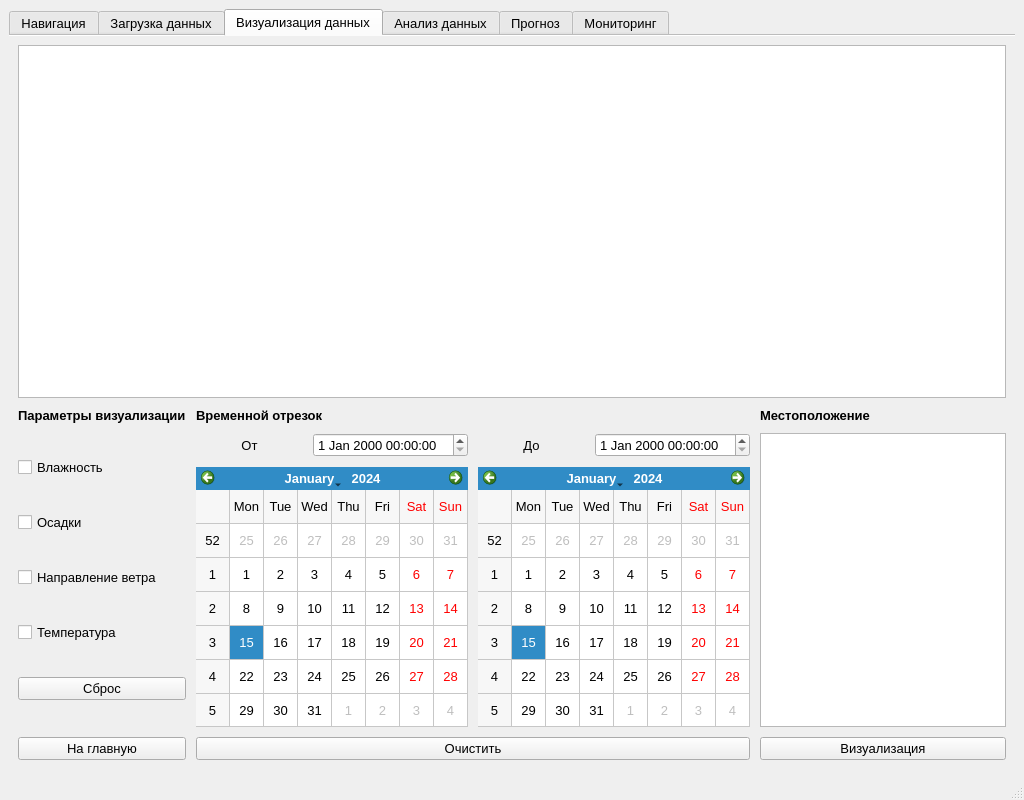
<?xml version="1.0" encoding="UTF-8"?>
<ui version="4.0">
 <class>MainWindow</class>
 <widget class="QMainWindow" name="MainWindow">
  <property name="enabled">
   <bool>true</bool>
  </property>
  <property name="geometry">
   <rect>
    <x>0</x>
    <y>0</y>
    <width>1024</width>
    <height>800</height>
   </rect>
  </property>
  <property name="minimumSize">
   <size>
    <width>1024</width>
    <height>800</height>
   </size>
  </property>
  <property name="windowTitle">
   <string>Анализ климатических данных</string>
  </property>
  <widget class="QWidget" name="centralwidget">
   <layout class="QHBoxLayout" name="horizontalLayout_2">
    <item>
     <layout class="QHBoxLayout" name="horizontalLayout_7">
      <property name="spacing">
       <number>10</number>
      </property>
      <property name="sizeConstraint">
       <enum>QLayout::SetMaximumSize</enum>
      </property>
      <item>
       <widget class="QTabWidget" name="tabWidget">
        <property name="sizePolicy">
         <sizepolicy hsizetype="Preferred" vsizetype="Preferred">
          <horstretch>1</horstretch>
          <verstretch>1</verstretch>
         </sizepolicy>
        </property>
        <property name="font">
         <font>
          <pointsize>10</pointsize>
          <weight>50</weight>
          <bold>false</bold>
         </font>
        </property>
        <property name="autoFillBackground">
         <bool>false</bool>
        </property>
        <property name="styleSheet">
         <string notr="true"/>
        </property>
        <property name="tabPosition">
         <enum>QTabWidget::North</enum>
        </property>
        <property name="tabShape">
         <enum>QTabWidget::Rounded</enum>
        </property>
        <property name="currentIndex">
         <number>2</number>
        </property>
        <property name="documentMode">
         <bool>true</bool>
        </property>
        <property name="tabsClosable">
         <bool>false</bool>
        </property>
        <widget class="QWidget" name="tab">
         <attribute name="title">
          <string>Навигация</string>
         </attribute>
         <layout class="QGridLayout" name="gridLayout_2" rowstretch="0">
          <item row="0" column="0">
           <layout class="QGridLayout" name="gridLayout">
            <property name="leftMargin">
             <number>5</number>
            </property>
            <property name="topMargin">
             <number>5</number>
            </property>
            <property name="rightMargin">
             <number>5</number>
            </property>
            <property name="bottomMargin">
             <number>5</number>
            </property>
            <property name="spacing">
             <number>10</number>
            </property>
            <item row="0" column="0">
             <widget class="QPushButton" name="btnDownloadTab">
              <property name="sizePolicy">
               <sizepolicy hsizetype="Minimum" vsizetype="Minimum">
                <horstretch>0</horstretch>
                <verstretch>0</verstretch>
               </sizepolicy>
              </property>
              <property name="minimumSize">
               <size>
                <width>200</width>
                <height>200</height>
               </size>
              </property>
              <property name="font">
               <font>
                <pointsize>12</pointsize>
               </font>
              </property>
              <property name="text">
               <string>Загрузка данных</string>
              </property>
             </widget>
            </item>
            <item row="0" column="2">
             <widget class="QPushButton" name="btnAnalizeTab">
              <property name="sizePolicy">
               <sizepolicy hsizetype="Minimum" vsizetype="Minimum">
                <horstretch>0</horstretch>
                <verstretch>0</verstretch>
               </sizepolicy>
              </property>
              <property name="minimumSize">
               <size>
                <width>200</width>
                <height>200</height>
               </size>
              </property>
              <property name="font">
               <font>
                <pointsize>12</pointsize>
               </font>
              </property>
              <property name="text">
               <string>Анализ данных</string>
              </property>
             </widget>
            </item>
            <item row="0" column="1">
             <widget class="QPushButton" name="btnVisualTab">
              <property name="sizePolicy">
               <sizepolicy hsizetype="Minimum" vsizetype="Minimum">
                <horstretch>0</horstretch>
                <verstretch>0</verstretch>
               </sizepolicy>
              </property>
              <property name="minimumSize">
               <size>
                <width>200</width>
                <height>200</height>
               </size>
              </property>
              <property name="font">
               <font>
                <pointsize>12</pointsize>
               </font>
              </property>
              <property name="text">
               <string>Визуализация данных</string>
              </property>
             </widget>
            </item>
            <item row="1" column="0">
             <widget class="QPushButton" name="btnPredictTab">
              <property name="sizePolicy">
               <sizepolicy hsizetype="Minimum" vsizetype="Minimum">
                <horstretch>0</horstretch>
                <verstretch>0</verstretch>
               </sizepolicy>
              </property>
              <property name="minimumSize">
               <size>
                <width>200</width>
                <height>200</height>
               </size>
              </property>
              <property name="font">
               <font>
                <pointsize>12</pointsize>
               </font>
              </property>
              <property name="text">
               <string>Прогноз</string>
              </property>
             </widget>
            </item>
            <item row="1" column="1">
             <widget class="QPushButton" name="btnMonitoringTab">
              <property name="sizePolicy">
               <sizepolicy hsizetype="Minimum" vsizetype="Minimum">
                <horstretch>0</horstretch>
                <verstretch>0</verstretch>
               </sizepolicy>
              </property>
              <property name="minimumSize">
               <size>
                <width>200</width>
                <height>200</height>
               </size>
              </property>
              <property name="font">
               <font>
                <pointsize>12</pointsize>
               </font>
              </property>
              <property name="text">
               <string>Мониторинг</string>
              </property>
             </widget>
            </item>
            <item row="1" column="2">
             <widget class="QPushButton" name="btnExportTab">
              <property name="sizePolicy">
               <sizepolicy hsizetype="Minimum" vsizetype="Minimum">
                <horstretch>0</horstretch>
                <verstretch>0</verstretch>
               </sizepolicy>
              </property>
              <property name="minimumSize">
               <size>
                <width>200</width>
                <height>200</height>
               </size>
              </property>
              <property name="font">
               <font>
                <pointsize>12</pointsize>
               </font>
              </property>
              <property name="text">
               <string>Экспорт</string>
              </property>
             </widget>
            </item>
           </layout>
          </item>
         </layout>
        </widget>
        <widget class="QWidget" name="tab_2">
         <attribute name="title">
          <string>Загрузка данных</string>
         </attribute>
         <layout class="QHBoxLayout" name="horizontalLayout_4">
          <item>
           <layout class="QVBoxLayout" name="verticalLayout_2">
            <property name="spacing">
             <number>10</number>
            </property>
            <property name="leftMargin">
             <number>10</number>
            </property>
            <property name="topMargin">
             <number>10</number>
            </property>
            <property name="rightMargin">
             <number>10</number>
            </property>
            <property name="bottomMargin">
             <number>10</number>
            </property>
            <item>
             <layout class="QHBoxLayout" name="horizontalLayout_12">
              <item>
               <widget class="QLabel" name="label_4">
                <property name="font">
                 <font>
                  <pointsize>10</pointsize>
                  <weight>75</weight>
                  <bold>true</bold>
                 </font>
                </property>
                <property name="text">
                 <string>Предпросмотр</string>
                </property>
               </widget>
              </item>
              <item>
               <widget class="QSpinBox" name="spinBoxCountLineData">
                <property name="font">
                 <font>
                  <pointsize>10</pointsize>
                 </font>
                </property>
                <property name="minimum">
                 <number>10</number>
                </property>
               </widget>
              </item>
              <item>
               <widget class="QLabel" name="label_16">
                <property name="text">
                 <string> первых строк</string>
                </property>
               </widget>
              </item>
             </layout>
            </item>
            <item>
             <widget class="QTableWidget" name="tableWidget">
              <property name="sizePolicy">
               <sizepolicy hsizetype="Expanding" vsizetype="Expanding">
                <horstretch>1</horstretch>
                <verstretch>1</verstretch>
               </sizepolicy>
              </property>
              <property name="frameShadow">
               <enum>QFrame::Sunken</enum>
              </property>
              <property name="alternatingRowColors">
               <bool>false</bool>
              </property>
              <property name="selectionBehavior">
               <enum>QAbstractItemView::SelectRows</enum>
              </property>
              <attribute name="verticalHeaderStretchLastSection">
               <bool>false</bool>
              </attribute>
             </widget>
            </item>
            <item>
             <layout class="QHBoxLayout" name="horizontalLayout">
              <property name="spacing">
               <number>10</number>
              </property>
              <item>
               <widget class="QPushButton" name="homeBtnDowloadTab">
                <property name="font">
                 <font>
                  <pointsize>10</pointsize>
                 </font>
                </property>
                <property name="text">
                 <string>На гравную</string>
                </property>
               </widget>
              </item>
              <item>
               <widget class="QPushButton" name="downloadFileData">
                <property name="font">
                 <font>
                  <pointsize>10</pointsize>
                 </font>
                </property>
                <property name="text">
                 <string>Загрузить из файла</string>
                </property>
               </widget>
              </item>
              <item>
               <widget class="QLineEdit" name="lineEdit">
                <property name="text">
                 <string>Адрес</string>
                </property>
               </widget>
              </item>
              <item>
               <widget class="QPushButton" name="pushButton_7">
                <property name="font">
                 <font>
                  <pointsize>10</pointsize>
                 </font>
                </property>
                <property name="text">
                 <string>Загрузить по ссылке</string>
                </property>
               </widget>
              </item>
              <item>
               <widget class="QPushButton" name="clearBtnTableWidget">
                <property name="font">
                 <font>
                  <pointsize>10</pointsize>
                 </font>
                </property>
                <property name="text">
                 <string>Очистить</string>
                </property>
               </widget>
              </item>
             </layout>
            </item>
            <item>
             <widget class="QLabel" name="labelStatusDownloadData">
              <property name="frameShape">
               <enum>QFrame::Box</enum>
              </property>
              <property name="frameShadow">
               <enum>QFrame::Raised</enum>
              </property>
              <property name="lineWidth">
               <number>1</number>
              </property>
              <property name="midLineWidth">
               <number>0</number>
              </property>
              <property name="text">
               <string>Статус:</string>
              </property>
             </widget>
            </item>
           </layout>
          </item>
         </layout>
        </widget>
        <widget class="QWidget" name="tab_3">
         <attribute name="title">
          <string>Визуализация данных</string>
         </attribute>
         <layout class="QHBoxLayout" name="horizontalLayout_5">
          <item>
           <layout class="QGridLayout" name="gridLayout_3">
            <item row="0" column="0">
             <layout class="QVBoxLayout" name="verticalLayout_6">
              <property name="spacing">
               <number>10</number>
              </property>
              <item>
               <widget class="PlotWidget" name="graphicsView"/>
              </item>
              <item>
               <layout class="QGridLayout" name="gridLayout_4" columnstretch="0,0,0">
                <property name="spacing">
                 <number>10</number>
                </property>
                <item row="0" column="2">
                 <widget class="QLabel" name="label_6">
                  <property name="font">
                   <font>
                    <pointsize>10</pointsize>
                    <weight>75</weight>
                    <bold>true</bold>
                   </font>
                  </property>
                  <property name="text">
                   <string>Местоположение</string>
                  </property>
                  <property name="margin">
                   <number>6</number>
                  </property>
                 </widget>
                </item>
                <item row="2" column="0">
                 <layout class="QVBoxLayout" name="verticalLayout_7">
                  <item>
                   <widget class="QCheckBox" name="checkBoxHumidity">
                    <property name="font">
                     <font>
                      <pointsize>10</pointsize>
                     </font>
                    </property>
                    <property name="text">
                     <string>Влажность</string>
                    </property>
                    <property name="checked">
                     <bool>false</bool>
                    </property>
                   </widget>
                  </item>
                  <item>
                   <widget class="QCheckBox" name="checkBoxPrecipitation">
                    <property name="font">
                     <font>
                      <pointsize>10</pointsize>
                     </font>
                    </property>
                    <property name="text">
                     <string>Осадки</string>
                    </property>
                   </widget>
                  </item>
                  <item>
                   <widget class="QCheckBox" name="checkBoxDirectionWild">
                    <property name="font">
                     <font>
                      <pointsize>10</pointsize>
                     </font>
                    </property>
                    <property name="text">
                     <string>Направление ветра</string>
                    </property>
                   </widget>
                  </item>
                  <item>
                   <widget class="QCheckBox" name="checkBoxTemperature">
                    <property name="font">
                     <font>
                      <pointsize>10</pointsize>
                     </font>
                    </property>
                    <property name="text">
                     <string>Температура</string>
                    </property>
                   </widget>
                  </item>
                  <item>
                   <widget class="QPushButton" name="pushBtnCheckboxesClear">
                    <property name="text">
                     <string>Сброс</string>
                    </property>
                   </widget>
                  </item>
                 </layout>
                </item>
                <item row="2" column="2">
                 <widget class="QListWidget" name="listWidgetStationMeteo">
                  <property name="selectionBehavior">
                   <enum>QAbstractItemView::SelectRows</enum>
                  </property>
                  <property name="spacing">
                   <number>1</number>
                  </property>
                  <property name="sortingEnabled">
                   <bool>true</bool>
                  </property>
                 </widget>
                </item>
                <item row="6" column="2">
                 <widget class="QPushButton" name="visualizationBtn">
                  <property name="font">
                   <font>
                    <pointsize>10</pointsize>
                   </font>
                  </property>
                  <property name="text">
                   <string>Визуализация</string>
                  </property>
                 </widget>
                </item>
                <item row="0" column="0">
                 <widget class="QLabel" name="label">
                  <property name="font">
                   <font>
                    <pointsize>10</pointsize>
                    <weight>75</weight>
                    <bold>true</bold>
                   </font>
                  </property>
                  <property name="text">
                   <string>Параметры визуализации</string>
                  </property>
                  <property name="margin">
                   <number>6</number>
                  </property>
                 </widget>
                </item>
                <item row="0" column="1">
                 <widget class="QLabel" name="label_5">
                  <property name="font">
                   <font>
                    <pointsize>10</pointsize>
                    <weight>75</weight>
                    <bold>true</bold>
                   </font>
                  </property>
                  <property name="text">
                   <string>Временной отрезок</string>
                  </property>
                  <property name="margin">
                   <number>6</number>
                  </property>
                 </widget>
                </item>
                <item row="2" column="1">
                 <layout class="QVBoxLayout" name="verticalLayout_5">
                  <item>
                   <layout class="QHBoxLayout" name="horizontalLayout_9">
                    <item>
                     <widget class="QLabel" name="label_2">
                      <property name="font">
                       <font>
                        <pointsize>10</pointsize>
                       </font>
                      </property>
                      <property name="text">
                       <string>От</string>
                      </property>
                      <property name="alignment">
                       <set>Qt::AlignCenter</set>
                      </property>
                      <property name="margin">
                       <number>5</number>
                      </property>
                     </widget>
                    </item>
                    <item>
                     <widget class="QDateTimeEdit" name="dateTimeEdit_2">
                      <property name="font">
                       <font>
                        <pointsize>10</pointsize>
                       </font>
                      </property>
                      <property name="time">
                       <time>
                        <hour>0</hour>
                        <minute>0</minute>
                        <second>0</second>
                       </time>
                      </property>
                     </widget>
                    </item>
                    <item>
                     <widget class="QLabel" name="label_3">
                      <property name="font">
                       <font>
                        <pointsize>10</pointsize>
                       </font>
                      </property>
                      <property name="text">
                       <string>До</string>
                      </property>
                      <property name="alignment">
                       <set>Qt::AlignCenter</set>
                      </property>
                      <property name="margin">
                       <number>5</number>
                      </property>
                     </widget>
                    </item>
                    <item>
                     <widget class="QDateTimeEdit" name="dateTimeEdit">
                      <property name="font">
                       <font>
                        <pointsize>10</pointsize>
                       </font>
                      </property>
                     </widget>
                    </item>
                   </layout>
                  </item>
                  <item>
                   <layout class="QVBoxLayout" name="verticalLayout_4">
                    <item>
                     <layout class="QHBoxLayout" name="horizontalLayout_3">
                      <item>
                       <widget class="QCalendarWidget" name="calendarWidgetViz1">
                        <property name="gridVisible">
                         <bool>true</bool>
                        </property>
                       </widget>
                      </item>
                      <item>
                       <widget class="QCalendarWidget" name="calendarWidgetViz2">
                        <property name="gridVisible">
                         <bool>true</bool>
                        </property>
                       </widget>
                      </item>
                     </layout>
                    </item>
                   </layout>
                  </item>
                 </layout>
                </item>
                <item row="6" column="1">
                 <widget class="QPushButton" name="clearBtnGraphView">
                  <property name="font">
                   <font>
                    <pointsize>10</pointsize>
                   </font>
                  </property>
                  <property name="text">
                   <string>Очистить</string>
                  </property>
                 </widget>
                </item>
                <item row="6" column="0">
                 <widget class="QPushButton" name="homeBtnVisualTab">
                  <property name="font">
                   <font>
                    <pointsize>10</pointsize>
                   </font>
                  </property>
                  <property name="text">
                   <string>На главную</string>
                  </property>
                 </widget>
                </item>
               </layout>
              </item>
             </layout>
            </item>
           </layout>
          </item>
         </layout>
        </widget>
        <widget class="QWidget" name="tab_4">
         <attribute name="title">
          <string>Анализ данных</string>
         </attribute>
         <layout class="QHBoxLayout" name="horizontalLayout_6">
          <item>
           <layout class="QGridLayout" name="gridLayout_5">
            <property name="spacing">
             <number>10</number>
            </property>
            <item row="3" column="1">
             <layout class="QVBoxLayout" name="verticalLayout_8">
              <property name="spacing">
               <number>10</number>
              </property>
              <item>
               <widget class="QTextEdit" name="textEdit"/>
              </item>
             </layout>
            </item>
            <item row="0" column="0">
             <widget class="QLabel" name="label_7">
              <property name="font">
               <font>
                <pointsize>10</pointsize>
                <weight>75</weight>
                <bold>true</bold>
               </font>
              </property>
              <property name="text">
               <string>График 1</string>
              </property>
             </widget>
            </item>
            <item row="2" column="1">
             <widget class="QLabel" name="label_9">
              <property name="font">
               <font>
                <pointsize>10</pointsize>
                <weight>75</weight>
                <bold>true</bold>
               </font>
              </property>
              <property name="text">
               <string>Выводы</string>
              </property>
             </widget>
            </item>
            <item row="0" column="1">
             <widget class="QLabel" name="label_8">
              <property name="font">
               <font>
                <pointsize>10</pointsize>
                <weight>75</weight>
                <bold>true</bold>
               </font>
              </property>
              <property name="text">
               <string>График 2</string>
              </property>
             </widget>
            </item>
            <item row="1" column="1">
             <widget class="QGraphicsView" name="graphicsView_3"/>
            </item>
            <item row="1" column="0">
             <widget class="QGraphicsView" name="graphicsView_2"/>
            </item>
            <item row="3" column="0">
             <widget class="QGraphicsView" name="graphicsView_4"/>
            </item>
            <item row="2" column="0">
             <widget class="QLabel" name="label_10">
              <property name="font">
               <font>
                <pointsize>10</pointsize>
                <weight>75</weight>
                <bold>true</bold>
               </font>
              </property>
              <property name="text">
               <string>График 3</string>
              </property>
             </widget>
            </item>
            <item row="4" column="0">
             <widget class="QPushButton" name="homeBtnAnalisTab">
              <property name="font">
               <font>
                <pointsize>10</pointsize>
               </font>
              </property>
              <property name="text">
               <string>На главную</string>
              </property>
             </widget>
            </item>
            <item row="4" column="1">
             <widget class="QPushButton" name="pushButton_10">
              <property name="font">
               <font>
                <pointsize>10</pointsize>
               </font>
              </property>
              <property name="text">
               <string>Экспорт</string>
              </property>
             </widget>
            </item>
           </layout>
          </item>
         </layout>
        </widget>
        <widget class="QWidget" name="tab_5">
         <attribute name="title">
          <string>Прогноз</string>
         </attribute>
         <layout class="QHBoxLayout" name="horizontalLayout_11">
          <property name="spacing">
           <number>10</number>
          </property>
          <property name="leftMargin">
           <number>10</number>
          </property>
          <property name="topMargin">
           <number>10</number>
          </property>
          <property name="rightMargin">
           <number>10</number>
          </property>
          <property name="bottomMargin">
           <number>10</number>
          </property>
          <item>
           <layout class="QVBoxLayout" name="verticalLayout_10">
            <property name="spacing">
             <number>10</number>
            </property>
            <item>
             <widget class="QLabel" name="label_11">
              <property name="font">
               <font>
                <pointsize>10</pointsize>
                <weight>75</weight>
                <bold>true</bold>
               </font>
              </property>
              <property name="text">
               <string>График</string>
              </property>
             </widget>
            </item>
            <item>
             <widget class="QGraphicsView" name="graphicsView_5"/>
            </item>
            <item>
             <widget class="QPushButton" name="homeBtnPredictTab">
              <property name="font">
               <font>
                <pointsize>10</pointsize>
               </font>
              </property>
              <property name="text">
               <string>На главную</string>
              </property>
             </widget>
            </item>
           </layout>
          </item>
          <item>
           <layout class="QVBoxLayout" name="verticalLayout_9">
            <property name="spacing">
             <number>10</number>
            </property>
            <item>
             <widget class="QLabel" name="label_12">
              <property name="font">
               <font>
                <pointsize>10</pointsize>
                <weight>75</weight>
                <bold>true</bold>
               </font>
              </property>
              <property name="text">
               <string>Интервал</string>
              </property>
             </widget>
            </item>
            <item>
             <widget class="QCalendarWidget" name="calendarWidget_3">
              <property name="gridVisible">
               <bool>true</bool>
              </property>
             </widget>
            </item>
            <item>
             <widget class="QCalendarWidget" name="calendarWidget_4">
              <property name="gridVisible">
               <bool>true</bool>
              </property>
             </widget>
            </item>
            <item>
             <widget class="QLabel" name="label_13">
              <property name="font">
               <font>
                <pointsize>10</pointsize>
                <weight>75</weight>
                <bold>true</bold>
               </font>
              </property>
              <property name="text">
               <string>Результат</string>
              </property>
             </widget>
            </item>
            <item>
             <widget class="QTextEdit" name="textEdit_2"/>
            </item>
            <item>
             <widget class="QPushButton" name="pushButton_11">
              <property name="font">
               <font>
                <pointsize>10</pointsize>
                <weight>50</weight>
                <bold>false</bold>
               </font>
              </property>
              <property name="text">
               <string>Прогноз</string>
              </property>
             </widget>
            </item>
           </layout>
          </item>
         </layout>
        </widget>
        <widget class="QWidget" name="tab_6">
         <attribute name="title">
          <string>Мониторинг</string>
         </attribute>
         <layout class="QVBoxLayout" name="verticalLayout_12">
          <item>
           <layout class="QVBoxLayout" name="verticalLayout_11">
            <property name="spacing">
             <number>10</number>
            </property>
            <item>
             <layout class="QHBoxLayout" name="horizontalLayout_10">
              <property name="spacing">
               <number>10</number>
              </property>
              <item>
               <widget class="QLabel" name="label_14">
                <property name="font">
                 <font>
                  <pointsize>10</pointsize>
                  <weight>75</weight>
                  <bold>true</bold>
                 </font>
                </property>
                <property name="text">
                 <string>Текущая метеоситуация</string>
                </property>
               </widget>
              </item>
              <item>
               <widget class="QLabel" name="label_15">
                <property name="font">
                 <font>
                  <pointsize>10</pointsize>
                  <weight>75</weight>
                  <bold>true</bold>
                 </font>
                </property>
                <property name="text">
                 <string>Источник:</string>
                </property>
               </widget>
              </item>
             </layout>
            </item>
            <item>
             <widget class="QTextBrowser" name="textBrowser"/>
            </item>
            <item>
             <layout class="QHBoxLayout" name="horizontalLayout_8">
              <property name="spacing">
               <number>10</number>
              </property>
              <item>
               <widget class="QPushButton" name="homeBtnMonitoringtab">
                <property name="font">
                 <font>
                  <pointsize>10</pointsize>
                 </font>
                </property>
                <property name="text">
                 <string>На главную</string>
                </property>
               </widget>
              </item>
              <item>
               <widget class="QPushButton" name="pushButton_12">
                <property name="font">
                 <font>
                  <pointsize>10</pointsize>
                 </font>
                </property>
                <property name="text">
                 <string>Обновить</string>
                </property>
               </widget>
              </item>
             </layout>
            </item>
           </layout>
          </item>
         </layout>
        </widget>
       </widget>
      </item>
     </layout>
    </item>
   </layout>
  </widget>
  <widget class="QMenuBar" name="menubar">
   <property name="geometry">
    <rect>
     <x>0</x>
     <y>0</y>
     <width>1024</width>
     <height>18</height>
    </rect>
   </property>
  </widget>
  <widget class="QStatusBar" name="statusbar"/>
 </widget>
 <customwidgets>
  <customwidget>
   <class>PlotWidget</class>
   <extends>QGraphicsView</extends>
   <header>pyqtgraph</header>
  </customwidget>
 </customwidgets>
 <resources/>
 <connections/>
</ui>
